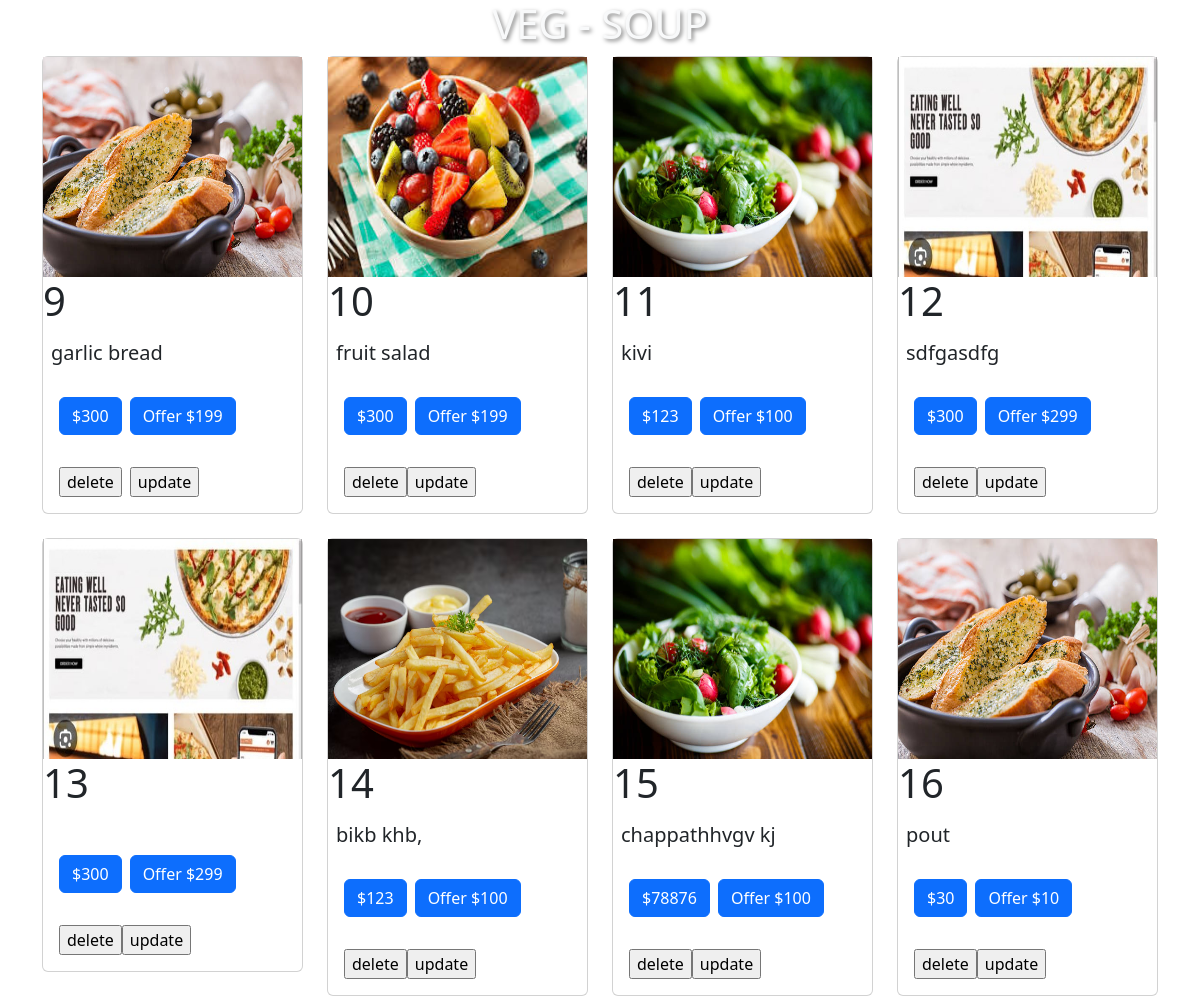
The page /admin_menu_data/ on the database its author committed.
### app_/models.py (models this page shows)
class MenuItem(models.Model):
    item_name = models.CharField(max_length=100, unique=True)
    price = models.IntegerField()
    offer_price = models.IntegerField(default=0)
    time_set = models.DateTimeField(auto_now=True)
    item_photo = models.ImageField(upload_to='menu_photo/', blank=True, null=True)
    category = models.ForeignKey(Category, on_delete=models.CASCADE, related_name='menu_items')

### app_/views.py (the view)
# urls.py: path('admin_menu_data/',views.admin_menu_data,name='admin_menu_data'),
def admin_menu_data(request):
    menu_all_things = MenuItem.objects.all()
    return render(request, 'admin_side_html/admin_menu_data.html', {'menu_all_things': menu_all_things})

### app_/templates/admin_side_html/admin_menu_data.html (shortened to what this page needs)
<!DOCTYPE html>
<html lang="en">
<head>
    {% load static %}
    <link href="https://cdn.jsdelivr.net/npm/bootstrap@5.3.3/dist/css/bootstrap.min.css" rel="stylesheet">
</head>
<body>
<h1 class="d-flex justify-content-center text-light " style="text-shadow: 2px 2px 4px rgba(0,0,0,0.5);">VEG - SOUP</h1>
    <div class="container ">
      <div class="row gy-4">
        {% for i in menu_all_things %}
         <div class="col-md-3  ">
          <div class="card">
            {% if i.item_photo %}
            <img style="height: 220px;"  src="{{ i.item_photo.url }}" alt="{{ item.item_name }}">
             <h1>{{ i.id }}</h1>
            {% else %}
            <p class="text-center">No photo available</p>
            {% endif %}
            <h5 class="card-title p-2">{{ i.item_name }}</h5>
            <div class="card-body  flex-row d-flex">
              <a  class="btn btn-primary me-2 ">${{ i.price}}</a>
              <a href="" class="btn btn-primary ">Offer ${{ i.offer_price }}</a>
            </div>
            <div class="card-body  flex-row d-flex">
            <form  method="post" action="{% url 'delete_menu' i.id %}" class="d-inline me-2">
             <input type="submit" value="delete" class=" btnbtn-danger" >
           </form>
           <form method="post" action="{% url 'update_things' i.id %}" class="d-inline">
           <input type="submit" value="update" class=" btnbtn-danger" >
           </div>
          </div>
         </div>
        {% endfor %}
      </div>
    </div>
</body>
</html>

### rows shown on the page
MenuItem: item_photo (picture), id "9", item_name "garlic bread", price "300", offer_price "199"
MenuItem: item_photo (picture), id "10", item_name "fruit salad", price "300", offer_price "199"
MenuItem: item_photo (picture), id "11", item_name "kivi", price "123", offer_price "100"
MenuItem: item_photo (picture), id "12", item_name "sdfgasdfg", price "300", offer_price "299"
MenuItem: item_photo (picture), id "13", price "300", offer_price "299"
MenuItem: item_photo (picture), id "14", item_name "bikb khb,", price "123", offer_price "100"
MenuItem: item_photo (picture), id "15", item_name "chappathhvgv kj", price "78876", offer_price "100"
MenuItem: item_photo (picture), id "16", item_name "pout", price "30", offer_price "10"
